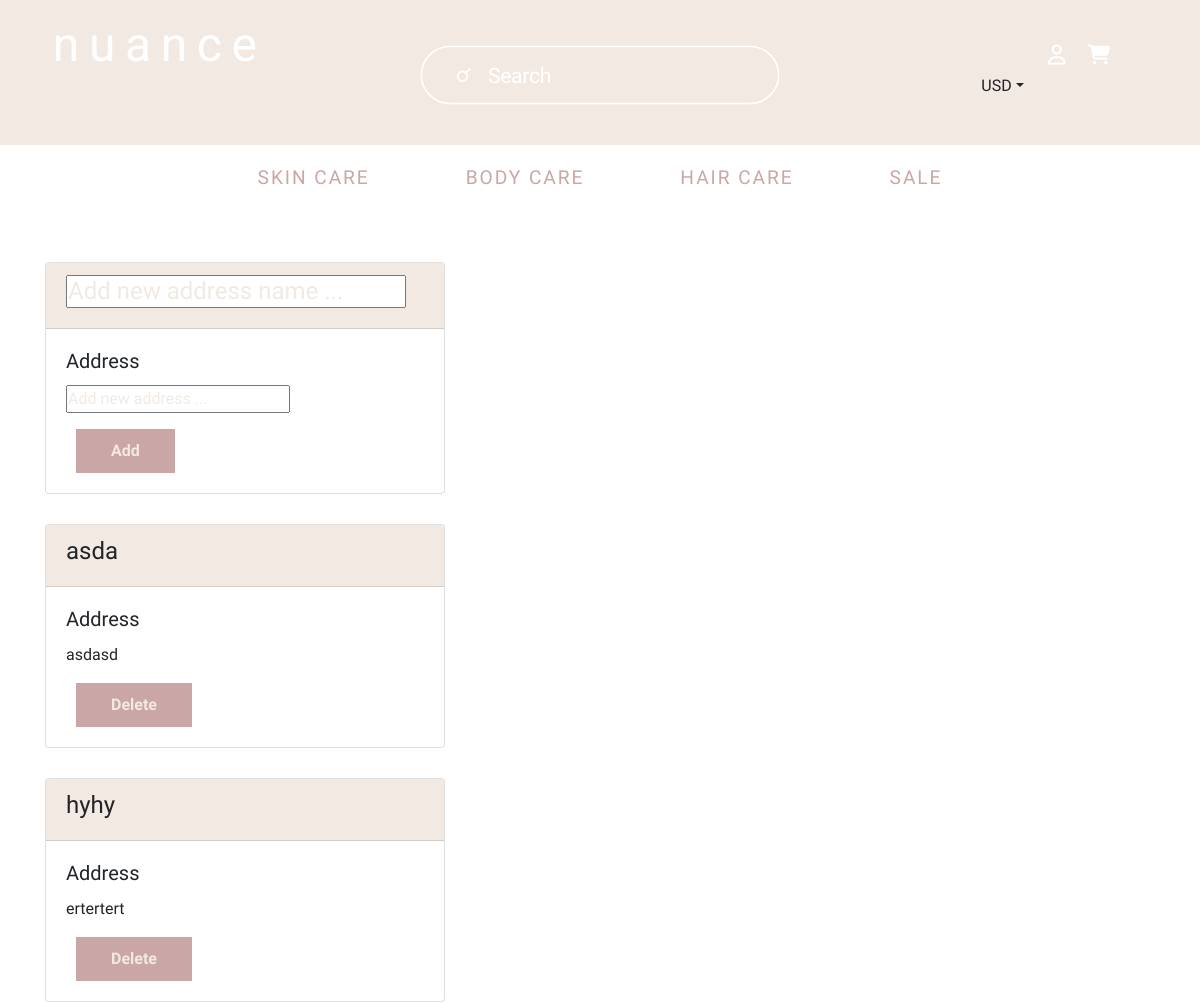
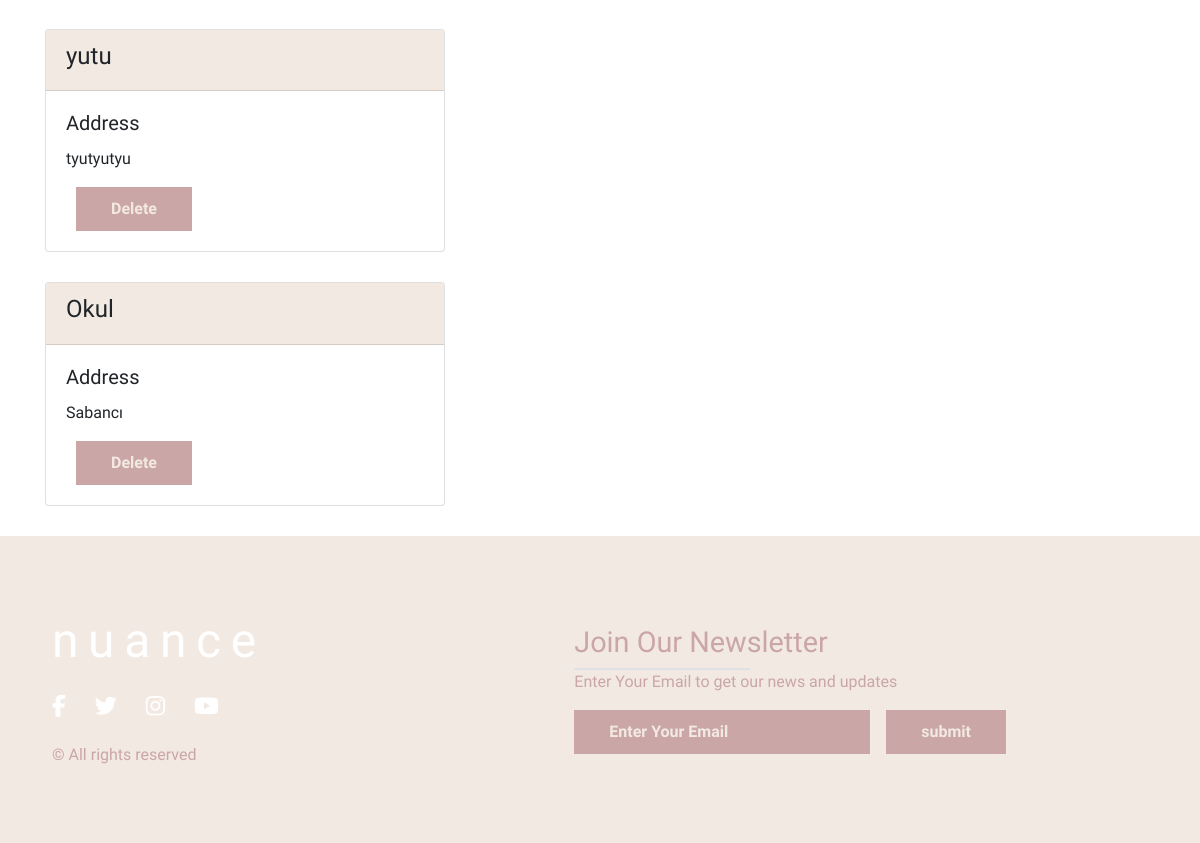
The page /addresses_list/ (signed in) on the database its author committed (2 pictures, top to bottom).
### address_app/models.py (models this page shows, shortened)
class Address(models.Model):
    address_name = models.CharField(null=True,blank=True,max_length=120)
    delivery_profile = models.ForeignKey(DeliveryProfile,null=True,blank=True,on_delete=models.CASCADE)
    address_1 = models.CharField(max_length=120,null=True,blank=True)

### accountinfo/views.py (the view)
# urls.py: path('addresses_list/',addresses_list,name='addresses_list'),
def addresses_list(request):
    template = "addresses/Addresses.html"
    user = request.user
    print(user)
    deli_prof = DeliveryProfile.objects.get(user=user)
    adress = Address.objects.filter(delivery_profile=deli_prof)
    context = {
        'adrname' : adress
    }
    return render(request,template,context)

### templates/addresses/Addresses.html (shortened to what this page needs)
<!DOCTYPE html>
{% load static %}
<html lang="en">
<head>
    <link rel="stylesheet" href="https://stackpath.bootstrapcdn.com/bootstrap/4.4.1/css/bootstrap.min.css">
    <link href="https://stackpath.bootstrapcdn.com/font-awesome/4.7.0/css/font-awesome.min.css" rel="stylesheet">
    <link rel="stylesheet" href="{% static 'adresses/header.css' %}">
    <link rel="stylesheet" href="https://stackpath.bootstrapcdn.com/bootstrap/4.4.1/css/bootstrap.min.css">
    <link href="https://stackpath.bootstrapcdn.com/font-awesome/4.7.0/css/font-awesome.min.css" rel="stylesheet">
    <link rel="stylesheet" href="{% static 'adresses/footer.css' %}">
</head>
<body>
{% include 'last_header.html'%}
<font style="font-family: var(--opensans-condensed);">
<div class="container" style="width: auto; height: auto; margin-top: 50px;">
  <div class="card" style="margin-bottom: 30px; width: 400px;">
    <form action="{% url 'add_adr' %}" class=address-form>{% csrf_token %}
      <div class="card-header" style="background-color: #f2e9e2;">
          <h4><input placeholder="Add new address name ..." type="text" id="adress_new" name="adress_new"></h4>
      </div>
      <div class="card-body">
          <h5 class="card-title">Address</h5>
          <p class="card-text"><input placeholder="Add new address ..." type="text" id="adress_new" name="adress_part"></p>
              <input type="submit" class="submit-btn-adr" value="Add">
      </div>
      </form>
  </div>
  {% for adr in adrname %}
    <div class="card" style="margin-bottom: 30px; width: 400px;">
        <div class="card-header" style="background-color: #f2e9e2;">
            <h4>{{ adr.address_name }}</h4>
        </div>
        <div class="card-body">
            <h5 class="card-title">Address</h5>
            <p class="card-text">{{ adr.address_1 }}</p>
            <form action="{% url 'del_adr' adr.address_name %}" class=address-form>
                <input type="submit" class="submit-btn-adr" value="Delete">
            </form>
        </div>
    </div>
    {% endfor %}
</div>
    <font>
<footer>
    <div class="footer-container">
        <div class="left-col">
            <h2 class="my-md-3 site-title">nuance</h2>
            <div class="social-media">
                <a href="#"><i class="fab fa-facebook-f" aria-hidden="true"></i></a>
                <a href="#"><i class="fab fa-twitter" aria-hidden="true"></i></a>
                <a href="#"><i class="fab fa-instagram" aria-hidden="true"></i></a>
                <a href="#"><i class="fab fa-youtube" aria-hidden="true"></i></a>
            </div>
            <p class="rights-text">© All rights reserved</p>
        </div>
        <div class="right-col">
            <h1>Join Our Newsletter</h1>
            <div class="border"></div>
            <p>Enter Your Email to get our news and updates</p>
            <form action="" class=newsletter-form>
                <input type="text" class="txtb" placeholder="Enter Your Email">
                <input type="submit" class="submit-btn" value="submit">
            </form>
        </div>
    </div>
</footer>

### static/adresses/header.css (style rules this page uses)
:root { --pink: #cba6a6 ; --yellow: #d2c5a1; --orange: #deb597 ; --blue: #a9bbc9 ; --green: #b9c9a9 ; --background-color: #f2e9e2 ; --opensans-condensed: 'Open Sans Condensed', sans-serif ; --opensans: 'Open Sans', sans-serif; }
.site-title { font-size: 3em; letter-spacing : 0.2em; color:white; }
*, *:before, *:after { -webkit-tap-highlight-color: transparent; -webkit-tap-highlight-color: rgba(0,0,0,0); user-select: none; -webkit-user-select: none; -khtml-user-select: none; -moz-user-select: none; -ms-user-select: none; -o-user-select: none; box-sizing: border-box; -webkit-box-sizing: border-box; padding: 0; margin: 0; }
.border { fill: none; stroke: #FFFFFF; stroke-width: 3; stroke-miterlimit: 10; }
.border { stroke-dasharray: 740; stroke-dashoffset: 0; transition: stroke-dashoffset 400ms cubic-bezier(0.600, 0.040, 0.735, 0.990); -webkit-transition: stroke-dashoffset 400ms cubic-bezier(0.600, 0.040, 0.735, 0.990); -moz-transition: stroke-dashoffset 400ms cubic-bezier(0.600, 0.040, 0.735, 0.990); -o-transition: stroke-dashoffset 400ms cubic-bezier(0.600, 0.040, 0.735, 0.990); }

### static/adresses/footer.css (style rules this page uses)
:root { --pink: #cba6a6 ; --yellow: #d2c5a1; --orange: #deb597 ; --blue: #a9bbc9 ; --green: #b9c9a9 ; --background-color: #f2e9e2 ; --opensans-condensed: 'Open Sans Condensed', sans-serif ; --opensans: 'Open Sans', sans-serif; }
footer { background-color: var(--background-color); font-family: var(--opensans-condensed); padding: 60px 0; }
.footer-container { margin: auto; padding: 0 20px; display: flex; justify-content: space-between; align-items: center; flex-wrap: wrap-reverse; }
.left-col { padding-left: 2em; }
.site-title { font-size: 3em; letter-spacing : 0.2em; color:white; }
.left-col .site-title { padding-left: 0; }
.left-col p { color: var(--pink); }
.social-media { margin: 20px 0; }
.social-media a { color: white; margin-right: 25px; font-size: 22px; text-decoration: none; transition: .3s linear; }
.right-col { padding-right: 15%; }
.right-col h1 { font-size: 1.8em; }
.border { width: 11rem; height: 0.15rem; background: var(--pink); }
.newsletter-form { display: flex; justify-content: center; align-items: center; flex-wrap: wrap; }
.txtb { flex:1; padding: 10px 35px; font-size: 16px; border:none; font-weight: 700; background-color:var(--pink) ; }
::placeholder { color: var(--background-color); }
.submit-btn { padding: 10px 35px; font-size: 16px; color: var(--background-color); border:none; font-weight: 700; background-color: var(--pink); margin-left: 1em; }
.right-col p { color: var(--pink); }
.right-col h1 { color: var(--pink); }

### static/header_footer/last_header.css (style rules this page uses)
:root { --pink: #cba6a6 ; --yellow: #d2c5a1; --orange: #deb597 ; --blue: #a9bbc9 ; --green: #b9c9a9 ; --background-color: #f2e9e2 ; --opensans-condensed: 'Open Sans Condensed', sans-serif ; --opensans: 'Open Sans', sans-serif; }
.site-title { font-size: 3em; letter-spacing : 0.2em; color:white; }
*, *:before, *:after { -webkit-tap-highlight-color: transparent; -webkit-tap-highlight-color: rgba(0,0,0,0); user-select: none; -webkit-user-select: none; -khtml-user-select: none; -moz-user-select: none; -ms-user-select: none; -o-user-select: none; box-sizing: border-box; -webkit-box-sizing: border-box; padding: 0; margin: 0; }
.border { fill: none; stroke: #FFFFFF; stroke-width: 3; stroke-miterlimit: 10; }
.border { stroke-dasharray: 740; stroke-dashoffset: 0; transition: stroke-dashoffset 400ms cubic-bezier(0.600, 0.040, 0.735, 0.990); -webkit-transition: stroke-dashoffset 400ms cubic-bezier(0.600, 0.040, 0.735, 0.990); -moz-transition: stroke-dashoffset 400ms cubic-bezier(0.600, 0.040, 0.735, 0.990); -o-transition: stroke-dashoffset 400ms cubic-bezier(0.600, 0.040, 0.735, 0.990); }

### templates/addresses/Addresses.html (style rules this page uses)
.address-form { justify-content: center; flex-wrap: wrap; }
.submit-btn-adr { padding: 10px 35px; font-size: 16px; color: var(--background-color); border:none; font-weight: 700; background-color: var(--pink); margin-left: 10px; }

### rows shown on the page
Address: address_name "asda", address_1 "asdasd"
Address: address_name "hyhy", address_1 "ertertert"
Address: address_name "yutu", address_1 "tyutyutyu"
Address: address_name "Okul", address_1 "Sabancı"
